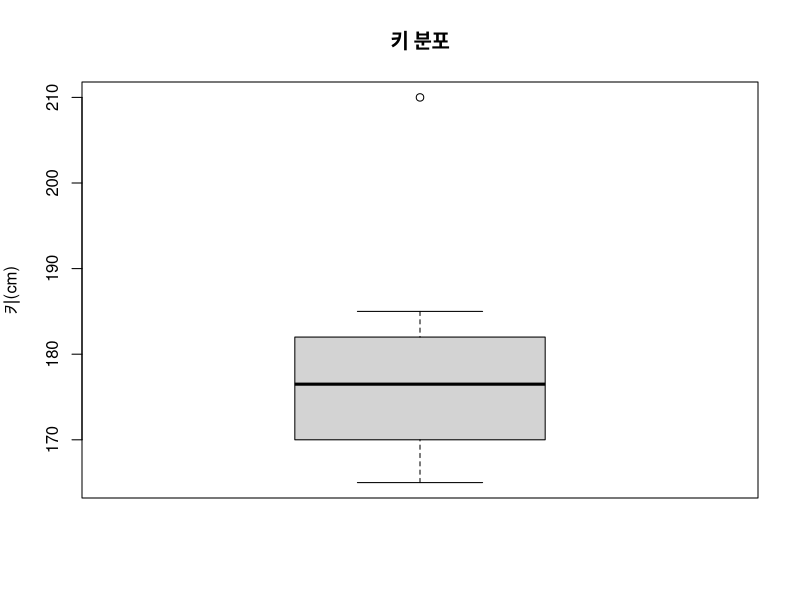
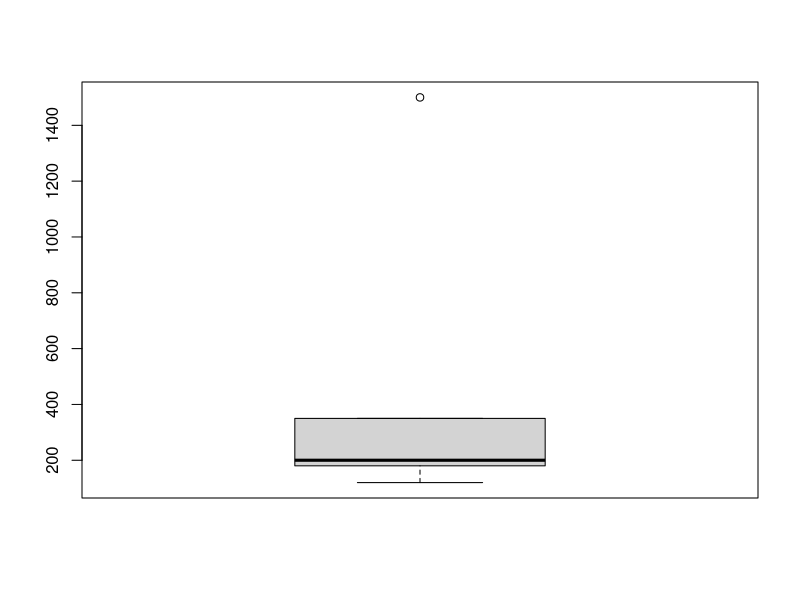
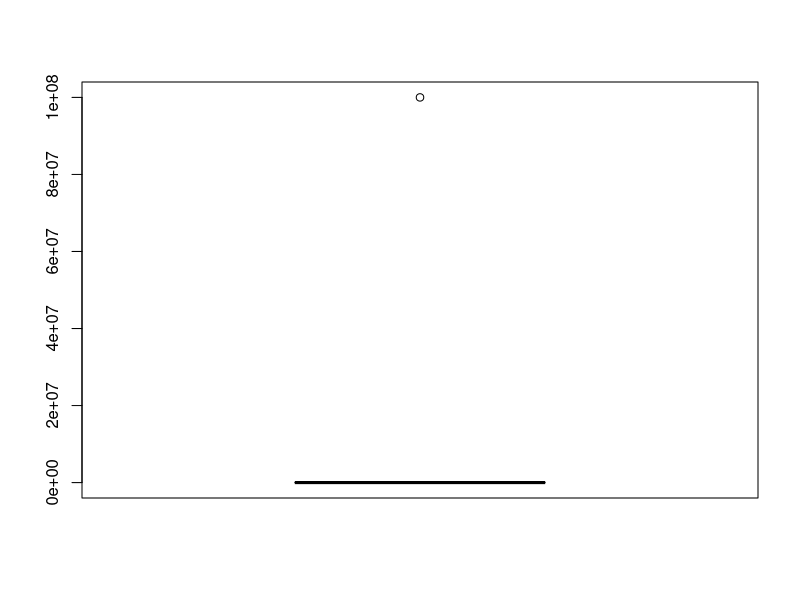

R code for these plots, in order:
#basic1
z <- c(1,2,3,NA)
is.na(z)
sum(is.na(z))

z[is.na(z)] <- 0 #[인덱스]에 채우기
z
#basic2
x <- c(NA,2,3)
y <- c(4,5,6)
xy <- data.frame(x,y)
xy

col_na <- function(y) {
  return(sum(is.na(y)))
}
na_count <- apply(xy,2,FUN=col_na) #xy를 세로로(2) 썬다.결측치 든 애들만.
na_count
#basic3
xy
xy[!complete.cases(xy),] #완벽하지 않은 행만 모아(결측치)
xy.rm <- xy[complete.cases(xy),] # 완벽한 행만 뽑아 출력
xy.rm
#basic4
  # 간단한 키 데이터 생성 (9명은 보통 키, 1명은 매우 큰 키)
height <- c(165, 168, 170, 172, 175, 178, 180, 182, 185, 210)
  # 데이터프레임 생성
test1 <- data.frame(height)

  # 상자그림(Boxplot) 생성
boxplot(test1$height,
        main = "키 분포",
        ylab = "키(cm)")
  # 특이값(outlier) 추출
out.val <- boxplot.stats(test1$height)$out
out.val  # 특이값 출력

#basic5
test2 <- test1
test2$height[test2$height%in%out.val] <- NA
test2

#basic6
  # iris 데이터셋을 품종(Species)별로 분리
sp <- split(iris, iris$Species)
sp$setosa # setosa 품종 데이터만 출력

#basic7
  # 1부터 10까지 숫자 벡터 생성
x <- c(1:10)
  # 중복 없이(random), 3개를 샘플링
y <- sample(x, size = 3, replace = FALSE)
y # 결과 출력

#basic8
  # 이름(name)과 수학 점수(math)로 구성된 데이터프레임
x <- data.frame(name = c("a", "b", "a", "b"),
                math = c(90, 80, 40, 40))
  # name별로 math 점수의 평균을 계산
agg <- aggregate(math ~ name, data = x, FUN = mean)
agg # 결과 출력

#basic9
  # 첫 번째 데이터프레임: 수학 점수
x <- data.frame(name = c("a", "b", "c"),
                math = c(90, 80, 40))
  # 두 번째 데이터프레임: 국어 점수
y <- data.frame(name = c("a", "b", "c"),
                korean = c(75, 60, 90))
  # name을 기준으로 병합 (inner join)
z <- merge(x, y, by = c("name"))
z # 결과 출력

#code1
z2 <- c(1,2,4,NA,5,NA,8)
sum(is.na(z2))
#code2
z2 <- c(5,8,1,NA,3,NA,7)
sum(is.na(z2))
#code3
x <- c(1,2,3)
y <- c(4,5,6)
y[3] <- NA
xy1 <- data.frame(x,y)

col_na <- function(y) {
  return(sum(is.na(y)))
}

na_count <- apply(xy1,1,FUN=col_na)
na_count
#code4
head(xy1)
xy1[!complete.cases(xy1),]
y_c <- xy1[complete.cases(xy1),]
y_c
#code5
region_data <- data.frame(
  Region = c("A","B","C","D","E"),
  Area = c(120,350,200,180,1500),
  Population = c(80,120,75,95,300)
)

region_data
boxplot(region_data$Area)
boxplot.stats(region_data$Area)$out
#code6
out.val <- boxplot.stats(region_data$Area)$out
region_data$Area[region_data$Area%in%out.val] <- NA
head(region_data)
#code7
head(region_data)
newdata <- region_data$Area[!is.na(region_data$Area)]
head(newdata)
#code8
student_data <- data.frame(
  Name = c("Alex", "Brian", "Cindy", "David", "Emma","Frank"),
  Gender = c("M","M","F","M","F","M"),
  Score = c(85,92,78,64,91,75)
)

student_data
sp <- split(student_data, student_data$Gender)
head(sp$F)
head(sp$M)
#code9
x <- c(1:100)
y <- sample(x,size=10,replace=FALSE)
y
#code10
sample(1:20, size=5, replace = FALSE)
sample(1:20, size=5, replace = TRUE)
sample(1:20, size=5, replace = TRUE)
#code11
simple_data <- data.frame(
  Group = c("A","A","B","B"),
  Val1 = c(5,7,10,14)
)

simple_data
agg <- aggregate(Val1 ~ Group, data=simple_data, FUN=sd)
agg
#code12
x <- data.frame(name=c("a","b","c"), math=c(90,80,40))
y <- data.frame(name=c("a","b","d"), korean=c(75,60,90))
x
y
z <- merge(x,y,by=c("name"))
#test1
x <- c(10,NA,30,NA)
y <- c(50,60,NA,80)
xy_m <- data.frame(x,y)
xy_m

col_na <- function(y) {
  return(sum(is.na(y)))
}

na_count <- apply(xy,1,FUN=col_na)
na_count
#test2
x <- c(10,20,NA,NA)
y <- c(10000,60,70,10)
z1 <- data.frame(x,y)
z1

sum(is.na(z1))

z1[!complete.cases(z1),]
z1.rm <- z1[complete.cases(z1)]
z1.rm
#test3
x <- c(10,20,10,20,30,40,70)
y <- c(100000000,60,70,10,5,10,20)
z.val <- data.frame(x, y)
z.val 
boxplot(z.val$y)
zval.out <- boxplot.stats(y)$out
zval.out

z.val$y[z.val$y%in%zval.out] <- NA
z.val
#test4
x <- data.frame(name=c("a","b","a","b"), math=c(90,80,40,40))
x
sp <- split(x, x$name)
sp$a
#test5
x <- c(1:100)
y <- sample(x, size = 10, replace = TRUE)
y
#test6
x <- data.frame(
  pageN = c(2, 5, 6, 2, 5),
  timeN = c(1, 2, 3, 4, 5),
  gender = c('M', 'F', 'M', 'F', 'M')
)

agg_page <- aggregate(pageN ~ gender, data = x, FUN = mean)
agg_time <- aggregate(timeN ~ gender, data = x, FUN = mean)
agg_page
agg_time

#test7
x <- data.frame(
  colorN = c("R", "B", "W", "Bl", "P"),
  pageN = c(2, 5, 6, 2, 5)
)

y <- data.frame(
  colorN = c("R", "B", "W", "Bl", "P"),
  timeN = c(1, 2, 3, 4, 5)
)
z <- merge(x, y, by = "colorN")
z
